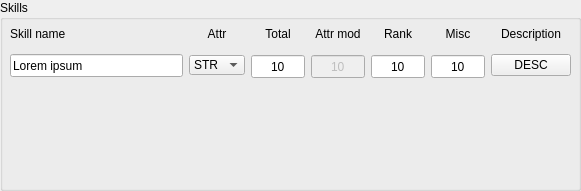
   <widget class="QGroupBox" name="SkillsBox">
    <property name="geometry">
     <rect>
      <x>840</x>
      <y>290</y>
      <width>581</width>
      <height>191</height>
     </rect>
    </property>
    <property name="minimumSize">
     <size>
      <width>571</width>
      <height>91</height>
     </size>
    </property>
    <property name="title">
     <string>Skills</string>
    </property>
    <widget class="QWidget" name="gridLayoutWidget_5">
     <property name="geometry">
      <rect>
       <x>10</x>
       <y>20</y>
       <width>561</width>
       <height>61</height>
      </rect>
     </property>
     <layout class="QGridLayout" name="SkillsLayout">
      <item row="0" column="6">
       <widget class="QLabel" name="skills_description_label">
        <property name="maximumSize">
         <size>
          <width>16777215</width>
          <height>20</height>
         </size>
        </property>
        <property name="text">
         <string>Description</string>
        </property>
        <property name="alignment">
         <set>Qt::AlignCenter</set>
        </property>
       </widget>
      </item>
      <item row="1" column="6">
       <widget class="QPushButton" name="skills_1_description_button">
        <property name="text">
         <string>DESC</string>
        </property>
       </widget>
      </item>
      <item row="1" column="5">
       <widget class="QLineEdit" name="skills_1_misc_mod">
        <property name="minimumSize">
         <size>
          <width>0</width>
          <height>23</height>
         </size>
        </property>
        <property name="maximumSize">
         <size>
          <width>54</width>
          <height>20</height>
         </size>
        </property>
        <property name="text">
         <string>10</string>
        </property>
        <property name="alignment">
         <set>Qt::AlignCenter</set>
        </property>
       </widget>
      </item>
      <item row="1" column="3">
       <widget class="QLineEdit" name="skills_1_attr_mod">
        <property name="enabled">
         <bool>false</bool>
        </property>
        <property name="minimumSize">
         <size>
          <width>0</width>
          <height>23</height>
         </size>
        </property>
        <property name="maximumSize">
         <size>
          <width>54</width>
          <height>20</height>
         </size>
        </property>
        <property name="autoFillBackground">
         <bool>false</bool>
        </property>
        <property name="text">
         <string>10</string>
        </property>
        <property name="alignment">
         <set>Qt::AlignCenter</set>
        </property>
        <property name="readOnly">
         <bool>true</bool>
        </property>
       </widget>
      </item>
      <item row="1" column="4">
       <widget class="QLineEdit" name="skills_1_rank">
        <property name="minimumSize">
         <size>
          <width>0</width>
          <height>23</height>
         </size>
        </property>
        <property name="maximumSize">
         <size>
          <width>54</width>
          <height>20</height>
         </size>
        </property>
        <property name="text">
         <string>10</string>
        </property>
        <property name="alignment">
         <set>Qt::AlignCenter</set>
        </property>
       </widget>
      </item>
      <item row="1" column="2">
       <widget class="QLineEdit" name="skills_1_total">
        <property name="minimumSize">
         <size>
          <width>0</width>
          <height>23</height>
         </size>
        </property>
        <property name="maximumSize">
         <size>
          <width>54</width>
          <height>20</height>
         </size>
        </property>
        <property name="text">
         <string>10</string>
        </property>
        <property name="alignment">
         <set>Qt::AlignCenter</set>
        </property>
       </widget>
      </item>
      <item row="1" column="0">
       <widget class="QLineEdit" name="skills_1_skill_name">
        <property name="minimumSize">
         <size>
          <width>0</width>
          <height>23</height>
         </size>
        </property>
        <property name="text">
         <string>Lorem ipsum</string>
        </property>
       </widget>
      </item>
      <item row="0" column="4">
       <widget class="QLabel" name="skills_rank_label">
        <property name="maximumSize">
         <size>
          <width>54</width>
          <height>20</height>
         </size>
        </property>
        <property name="text">
         <string>Rank</string>
        </property>
        <property name="alignment">
         <set>Qt::AlignCenter</set>
        </property>
       </widget>
      </item>
      <item row="0" column="3">
       <widget class="QLabel" name="skills_attr_mod_label">
        <property name="maximumSize">
         <size>
          <width>54</width>
          <height>20</height>
         </size>
        </property>
        <property name="text">
         <string>Attr mod</string>
        </property>
        <property name="alignment">
         <set>Qt::AlignCenter</set>
        </property>
       </widget>
      </item>
      <item row="0" column="5">
       <widget class="QLabel" name="skills_misc_label">
        <property name="maximumSize">
         <size>
          <width>54</width>
          <height>20</height>
         </size>
        </property>
        <property name="text">
         <string>Misc</string>
        </property>
        <property name="alignment">
         <set>Qt::AlignCenter</set>
        </property>
       </widget>
      </item>
      <item row="1" column="1">
       <widget class="QComboBox" name="skills_1_attr_choice">
        <property name="maximumSize">
         <size>
          <width>69</width>
          <height>20</height>
         </size>
        </property>
        <item>
         <property name="text">
          <string>STR</string>
         </property>
        </item>
        <item>
         <property name="text">
          <string>DEX</string>
         </property>
        </item>
        <item>
         <property name="text">
          <string>CON</string>
         </property>
        </item>
        <item>
         <property name="text">
          <string>INT</string>
         </property>
        </item>
        <item>
         <property name="text">
          <string>WIS</string>
         </property>
        </item>
        <item>
         <property name="text">
          <string>CHA</string>
         </property>
        </item>
       </widget>
      </item>
      <item row="0" column="0">
       <widget class="QLabel" name="skills_skill_name_label">
        <property name="maximumSize">
         <size>
          <width>16777215</width>
          <height>20</height>
         </size>
        </property>
        <property name="text">
         <string>Skill name</string>
        </property>
       </widget>
      </item>
      <item row="0" column="1">
       <widget class="QLabel" name="skills_attr_choice_label">
        <property name="maximumSize">
         <size>
          <width>69</width>
          <height>20</height>
         </size>
        </property>
        <property name="text">
         <string>Attr</string>
        </property>
        <property name="alignment">
         <set>Qt::AlignCenter</set>
        </property>
       </widget>
      </item>
      <item row="0" column="2">
       <widget class="QLabel" name="skills_total_label">
        <property name="maximumSize">
         <size>
          <width>54</width>
          <height>20</height>
         </size>
        </property>
        <property name="text">
         <string>Total</string>
        </property>
        <property name="alignment">
         <set>Qt::AlignCenter</set>
        </property>
       </widget>
      </item>
     </layout>
    </widget>
   </widget>
